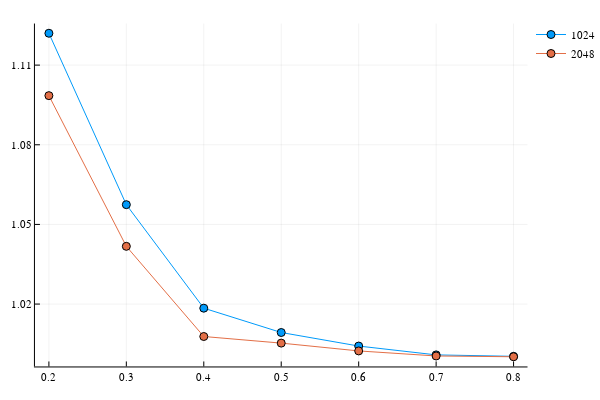

This figure's notebook cell:
### Markdown cell above
Self-affinity

\begin{equation} 
\left< |z(x_2) - z(x_1)|^2 \right> = \sigma^2 |x_2 - x_1|^{2H}
\end{equation}

\begin{equation} 
\left< |\Delta z|^2 \right> = \sigma^2 |\Delta x|^{2H}
\end{equation}

\begin{equation} 
L_p/L = \left( 1 + \frac{|\Delta z|^2 }{\Delta x^2}\right)^{1/2} = \left( 1 + \sigma^2 \frac{\Delta x^{2H} }{\Delta x^2}\right)^{1/2}
\end{equation}

### Code cell
function perimenter(z, step=1)
    z2 =  z[1+step:step:end]
    z1 = z[1:step:end-step]
    δx = step.*ones(length(z1))
    Δz = z2 .- z1
    h = sqrt.(δx.^2 .+ Δz.^2)
    Lp = sum(h)/sum(δx)
end

p1=plot()
for p = 10:11
    L = convert(Int64, 2^p)
    Lp = []
    hurst = []
    for h=0.2:0.1:0.8
        per = 0.0
        for s=1:5
            z = data["h$h"]["L$L"]["z$s"]
            z = z./std(z)
            per += perimenter(z)
        end
        push!(Lp, per/5)
        push!(hurst, h)
    end
    plot!(hurst, (Lp.^2), markershape=:circle, label="$L")
end

plot(p1)

### Figure 1 — Plotly figure (JSON) as saved in the notebook; plotly's stock layout.template omitted (floating-point values rounded to 4 significant figures)
{"data": [{"colorbar": {"title": {"text": ""}}, "hoverinfo": "text", "legendgroup": "1024", "line": {"color": "rgba(0, 154, 250, 1.000)", "dash": "solid", "shape": "linear", "width": 1}, "marker": {"color": "rgba(0, 154, 250, 1.000)", "line": {"color": "rgba(0, 0, 0, 1)", "width": 1}, "size": 8, "symbol": "circle"}, "mode": "lines+markers", "name": "1024", "showlegend": true, "text": [null, null, null, null, null, null, null], "type": "scatter", "x": [0.2, 0.3, 0.4, 0.5, 0.6, 0.7, 0.8], "xaxis": "x", "y": [1.122, 1.057, 1.018, 1.009, 1.004, 1.001, 1.0], "yaxis": "y", "zmax": 0.1, "zmin": -0.1}, {"colorbar": {"title": {"text": ""}}, "hoverinfo": "text", "legendgroup": "2048", "line": {"color": "rgba(227, 111, 71, 1.000)", "dash": "solid", "shape": "linear", "width": 1}, "marker": {"color": "rgba(227, 111, 71, 1.000)", "line": {"color": "rgba(0, 0, 0, 1)", "width": 1}, "size": 8, "symbol": "circle"}, "mode": "lines+markers", "name": "2048", "showlegend": true, "text": [null, null, null, null, null, null, null], "type": "scatter", "x": [0.2, 0.3, 0.4, 0.5, 0.6, 0.7, 0.8], "xaxis": "x", "y": [1.099, 1.042, 1.008, 1.005, 1.002, 1.0, 1.0], "yaxis": "y", "zmax": 0.1, "zmin": -0.1}], "layout": {"annotations": [], "height": 400, "legend": {"bgcolor": "rgba(255, 255, 255, 1.000)", "bordercolor": "rgba(0, 0, 0, 1)", "font": {"color": "rgba(0, 0, 0, 1)", "family": "sans-serif", "size": 11}, "tracegroupgap": 0, "x": 1, "y": 1}, "margin": {"b": 20, "l": 0, "r": 0, "t": 20}, "paper_bgcolor": "rgba(255, 255, 255, 1.000)", "plot_bgcolor": "rgba(255, 255, 255, 1.000)", "showlegend": true, "width": 600, "xaxis": {"anchor": "y", "domain": [0.06582, 0.9934], "gridcolor": "rgba(0, 0, 0, 0.1)", "gridwidth": 0.5, "linecolor": "rgba(0, 0, 0, 1)", "mirror": false, "range": [0.182, 0.818], "showgrid": true, "showline": true, "showticklabels": true, "tickangle": 0, "tickcolor": "rgb(0, 0, 0)", "tickfont": {"color": "rgba(0, 0, 0, 1)", "family": "sans-serif", "size": 11}, "tickmode": "array", "ticks": "inside", "ticktext": ["0.2", "0.3", "0.4", "0.5", "0.6", "0.7", "0.8"], "tickvals": [0.2, 0.3, 0.4, 0.5, 0.6, 0.7, 0.8], "title": {"font": {"color": "rgba(0, 0, 0, 1)", "family": "sans-serif", "size": 15}, "text": ""}, "type": "linear", "visible": true, "zeroline": false, "zerolinecolor": "rgba(0, 0, 0, 1)"}, "yaxis": {"anchor": "x", "domain": [0.03762, 0.9902], "gridcolor": "rgba(0, 0, 0, 0.1)", "gridwidth": 0.5, "linecolor": "rgba(0, 0, 0, 1)", "mirror": false, "range": [0.9965, 1.126], "showgrid": true, "showline": true, "showticklabels": true, "tickangle": 0, "tickcolor": "rgb(0, 0, 0)", "tickfont": {"color": "rgba(0, 0, 0, 1)", "family": "sans-serif", "size": 11}, "tickmode": "array", "ticks": "inside", "ticktext": ["1.02", "1.05", "1.08", "1.11"], "tickvals": [1.02, 1.05, 1.08, 1.11], "title": {"font": {"color": "rgba(0, 0, 0, 1)", "family": "sans-serif", "size": 15}, "text": ""}, "type": "linear", "visible": true, "zeroline": false, "zerolinecolor": "rgba(0, 0, 0, 1)"}}}
